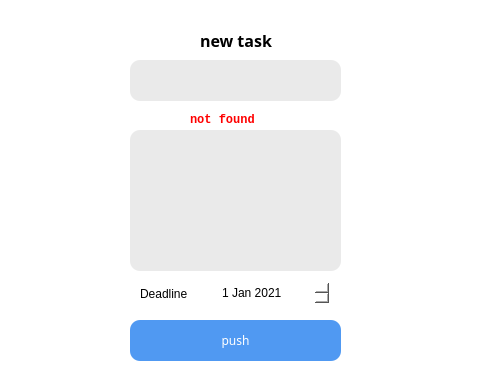
<?xml version="1.0" encoding="UTF-8"?>
<ui version="4.0">
 <class>Dialog</class>
 <widget class="QDialog" name="Dialog">
  <property name="geometry">
   <rect>
    <x>0</x>
    <y>0</y>
    <width>484</width>
    <height>383</height>
   </rect>
  </property>
  <property name="windowTitle">
   <string>Dialog</string>
  </property>
  <property name="styleSheet">
   <string notr="true">border-radius: 30px;
background-color: #FFFFFF</string>
  </property>
  <widget class="QLabel" name="label">
   <property name="geometry">
    <rect>
     <x>200</x>
     <y>30</y>
     <width>81</width>
     <height>21</height>
    </rect>
   </property>
   <property name="font">
    <font>
     <family>Montserrat</family>
     <pointsize>12</pointsize>
     <weight>75</weight>
     <bold>true</bold>
    </font>
   </property>
   <property name="text">
    <string>new task</string>
   </property>
  </widget>
  <widget class="QLineEdit" name="name">
   <property name="geometry">
    <rect>
     <x>130</x>
     <y>60</y>
     <width>211</width>
     <height>41</height>
    </rect>
   </property>
   <property name="styleSheet">
    <string notr="true">border-radius: 10px;background-color: #EAEAEA</string>
   </property>
   <property name="text">
    <string/>
   </property>
  </widget>
  <widget class="QPushButton" name="push">
   <property name="geometry">
    <rect>
     <x>130</x>
     <y>320</y>
     <width>211</width>
     <height>41</height>
    </rect>
   </property>
   <property name="font">
    <font>
     <family>Montserrat</family>
     <weight>50</weight>
     <bold>false</bold>
    </font>
   </property>
   <property name="toolTipDuration">
    <number>-1</number>
   </property>
   <property name="styleSheet">
    <string notr="true">border-radius: 10px;background-color: #5099F2;color : #FFFFFF</string>
   </property>
   <property name="text">
    <string>push</string>
   </property>
  </widget>
  <widget class="QDateEdit" name="dateEdit">
   <property name="geometry">
    <rect>
     <x>220</x>
     <y>280</y>
     <width>110</width>
     <height>26</height>
    </rect>
   </property>
   <property name="calendarPopup">
    <bool>false</bool>
   </property>
   <property name="date">
    <date>
     <year>2021</year>
     <month>1</month>
     <day>1</day>
    </date>
   </property>
  </widget>
  <widget class="QLabel" name="label_2">
   <property name="geometry">
    <rect>
     <x>140</x>
     <y>285</y>
     <width>67</width>
     <height>17</height>
    </rect>
   </property>
   <property name="text">
    <string>Deadline</string>
   </property>
  </widget>
  <widget class="QTextEdit" name="textEdit">
   <property name="geometry">
    <rect>
     <x>130</x>
     <y>130</y>
     <width>211</width>
     <height>141</height>
    </rect>
   </property>
   <property name="styleSheet">
    <string notr="true">border-radius: 10px;background-color: #EAEAEA</string>
   </property>
  </widget>
  <widget class="QLabel" name="label_3">
   <property name="geometry">
    <rect>
     <x>190</x>
     <y>110</y>
     <width>91</width>
     <height>20</height>
    </rect>
   </property>
   <property name="font">
    <font>
     <family>Monospace</family>
     <weight>75</weight>
     <bold>true</bold>
    </font>
   </property>
   <property name="autoFillBackground">
    <bool>false</bool>
   </property>
   <property name="styleSheet">
    <string notr="true">color: red;</string>
   </property>
   <property name="text">
    <string>not found</string>
   </property>
  </widget>
 </widget>
 <resources/>
 <connections/>
</ui>
